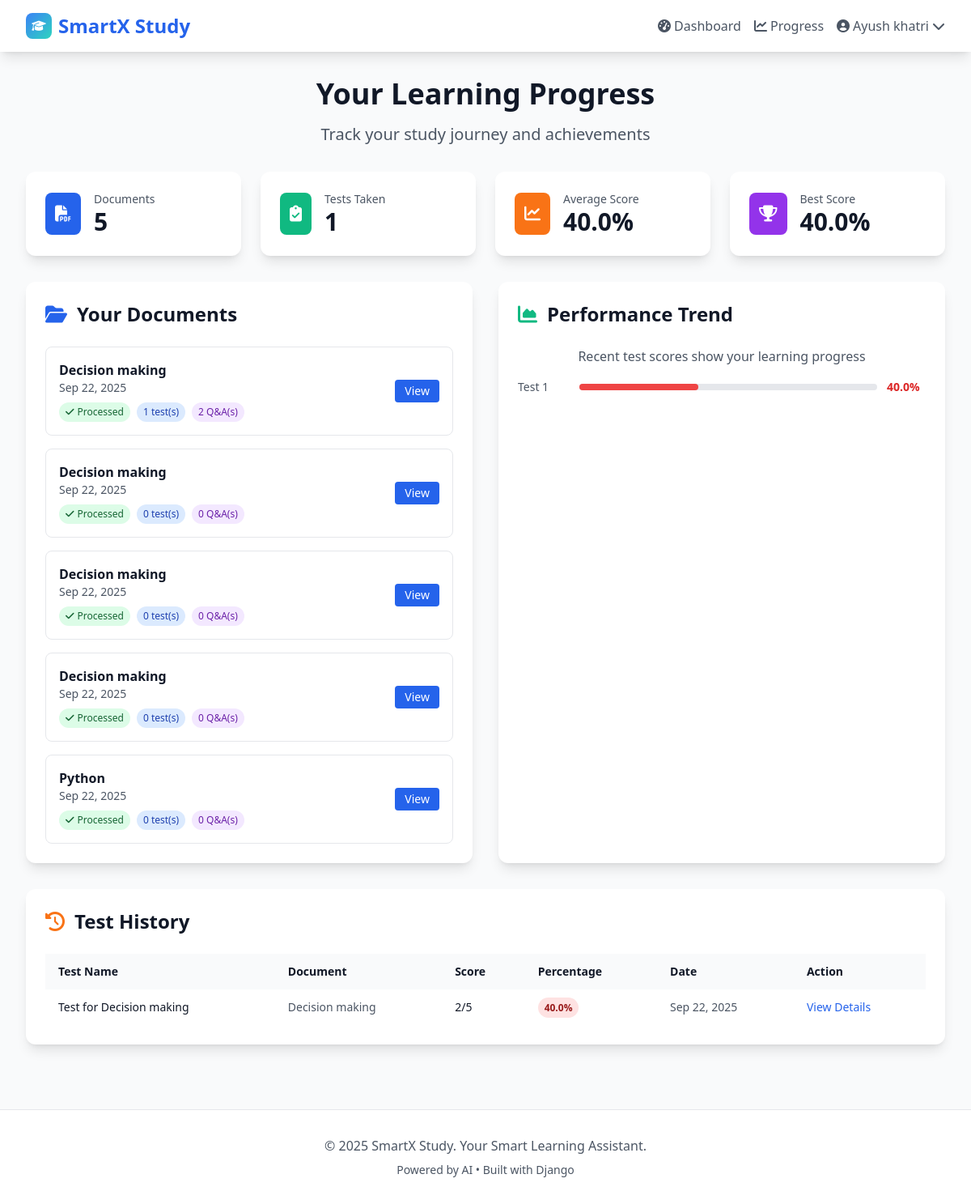
The app's page /progress/ (signed in) with its own data.
### core/models.py (models this page shows, shortened)
class TestAttempt(models.Model):
    id = models.UUIDField(primary_key=True, default=uuid.uuid4, editable=False)
    user = models.ForeignKey(User, on_delete=models.CASCADE, related_name='test_attempts')
    test = models.ForeignKey(Test, on_delete=models.CASCADE, related_name='attempts')
    answers = models.JSONField()  # Store user answers as JSON
    score = models.IntegerField()
    total_questions = models.IntegerField()
    completed_at = models.DateTimeField(auto_now_add=True)
    class Meta:
        ordering = ['-completed_at']
    @property
    def percentage(self):
        return round((self.score / self.total_questions) * 100, 2) if self.total_questions > 0 else 0

class Document(models.Model):
    id = models.UUIDField(primary_key=True, default=uuid.uuid4, editable=False)
    user = models.ForeignKey(User, on_delete=models.CASCADE, related_name='documents')
    title = models.CharField(max_length=255)
    file = models.FileField(upload_to='documents/')
    content = models.TextField(blank=True)
    summary = models.TextField(blank=True)
    uploaded_at = models.DateTimeField(auto_now_add=True)
    updated_at = models.DateTimeField(auto_now=True)
    is_processed = models.BooleanField(default=False)
    class Meta:
        ordering = ['-uploaded_at']

class Test(models.Model):
    id = models.UUIDField(primary_key=True, default=uuid.uuid4, editable=False)
    user = models.ForeignKey(User, on_delete=models.CASCADE, related_name='tests')
    document = models.ForeignKey(Document, on_delete=models.CASCADE, related_name='tests')
    title = models.CharField(max_length=255)
    questions = models.JSONField()  # Store questions as JSON
    created_at = models.DateTimeField(auto_now_add=True)
    class Meta:
        ordering = ['-created_at']

### core/views.py (the view)
# urls.py: path('progress/', views.progress_tracking, name='progress_tracking'),
@login_required
def progress_tracking(request):
    documents = Document.objects.filter(user=request.user)
    test_attempts = TestAttempt.objects.filter(user=request.user).order_by('-completed_at')
    total_documents = documents.count()
    total_tests = test_attempts.count()
    if test_attempts:
        avg_score = sum(attempt.percentage for attempt in test_attempts) / total_tests
        recent_scores = [attempt.percentage for attempt in test_attempts[:10]]
    else:
        avg_score = 0
        recent_scores = []
    context = {
        'documents': documents,
        'test_attempts': test_attempts,
        'total_documents': total_documents,
        'total_tests': total_tests,
        'avg_score': round(avg_score, 1),
        'recent_scores': recent_scores,
    }
    return render(request, 'core/progress_tracking.html', context)

### templates/core/progress_tracking.html (shortened to what this page needs)
{% extends 'base.html' %}
{% block content %}
<div class="max-w-7xl mx-auto px-4 sm:px-6 lg:px-8 py-8">
    <div class="text-center mb-8">
        <h1 class="text-4xl font-bold text-gray-900 mb-4">Your Learning Progress</h1>
        <p class="text-xl text-gray-600">Track your study journey and achievements</p>
    </div>
    <div class="grid grid-cols-1 md:grid-cols-4 gap-6 mb-8">
        <div class="bg-white rounded-xl shadow-lg p-6">
            <div class="flex items-center">
                <div class="bg-primary text-white p-3 rounded-lg">
                    <i class="fas fa-file-pdf text-xl"></i>
                </div>
                <div class="ml-4">
                    <p class="text-gray-600 text-sm">Documents</p>
                    <p class="text-3xl font-bold text-gray-900">{{ total_documents }}</p>
                </div>
            </div>
        </div>
        <div class="bg-white rounded-xl shadow-lg p-6">
            <div class="flex items-center">
                <div class="bg-success text-white p-3 rounded-lg">
                    <i class="fas fa-clipboard-check text-xl"></i>
                </div>
                <div class="ml-4">
                    <p class="text-gray-600 text-sm">Tests Taken</p>
                    <p class="text-3xl font-bold text-gray-900">{{ total_tests }}</p>
                </div>
            </div>
        </div>
        <div class="bg-white rounded-xl shadow-lg p-6">
            <div class="flex items-center">
                <div class="bg-accent text-white p-3 rounded-lg">
                    <i class="fas fa-chart-line text-xl"></i>
                </div>
                <div class="ml-4">
                    <p class="text-gray-600 text-sm">Average Score</p>
                    <p class="text-3xl font-bold text-gray-900">{{ avg_score }}%</p>
                </div>
            </div>
        </div>
        <div class="bg-white rounded-xl shadow-lg p-6">
            <div class="flex items-center">
                <div class="bg-purple-600 text-white p-3 rounded-lg">
                    <i class="fas fa-trophy text-xl"></i>
                </div>
                <div class="ml-4">
                    <p class="text-gray-600 text-sm">Best Score</p>
                    <p class="text-3xl font-bold text-gray-900">
                        {% if test_attempts %}
                            {% for attempt in test_attempts %}
                                {% if forloop.first %}{{ attempt.percentage }}%{% endif %}
                            {% endfor %}
                        {% else %}
                            0%
                        {% endif %}
                    </p>
                </div>
            </div>
        </div>
    </div>
    <div class="grid grid-cols-1 lg:grid-cols-2 gap-8 mb-8">
        <div class="bg-white rounded-xl shadow-lg p-6">
            <h2 class="text-2xl font-bold text-gray-900 mb-6 flex items-center">
                <i class="fas fa-folder-open text-primary mr-3"></i>Your Documents
            </h2>
            {% if documents %}
                <div class="space-y-4">
                    {% for document in documents %}
                        <div class="border border-gray-200 rounded-lg p-4">
                            <div class="flex items-center justify-between">
                                <div class="flex-1">
                                    <h3 class="font-semibold text-gray-900">{{ document.title }}</h3>
                                    <p class="text-gray-600 text-sm">{{ document.uploaded_at|date:"M d, Y" }}</p>
                                    <div class="flex items-center mt-2 space-x-2">
                                        {% if document.is_processed %}
                                            <span class="bg-green-100 text-green-800 px-2 py-1 rounded-full text-xs">
                                                <i class="fas fa-check mr-1"></i>Processed
                                            </span>
                                        {% endif %}
                                        <span class="bg-blue-100 text-blue-800 px-2 py-1 rounded-full text-xs">
                                            {{ document.tests.count }} test(s)
                                        </span>
                                        <span class="bg-purple-100 text-purple-800 px-2 py-1 rounded-full text-xs">
                                            {{ document.qa_sessions.count }} Q&A(s)
                                        </span>
                                    </div>
                                </div>
                                <a href="{% url 'document_detail' document.id %}" class="bg-primary text-white px-3 py-1 rounded text-sm hover:bg-blue-700 transition duration-300">
                                    View
                                </a>
                            </div>
                        </div>
                    {% endfor %}
                </div>
            {% endif %}
        </div>
        <div class="bg-white rounded-xl shadow-lg p-6">
            <h2 class="text-2xl font-bold text-gray-900 mb-6 flex items-center">
                <i class="fas fa-chart-area text-success mr-3"></i>Performance Trend
            </h2>
            {% if recent_scores %}
                <div class="space-y-4">
                    <div class="text-center mb-4">
                        <p class="text-gray-600">Recent test scores show your learning progress</p>
                    </div>
                    <div class="space-y-3">
                        {% for score in recent_scores %}
                            <div class="flex items-center">
                                <span class="text-sm text-gray-600 w-16">Test {{ forloop.counter }}</span>
                                <div class="flex-1 mx-3">
                                    <div class="bg-gray-200 rounded-full h-2">
                                        <div class="bg-{% if score >= 80 %}green{% elif score >= 60 %}yellow{% else %}red{% endif %}-500 h-2 rounded-full" style="width: {{ score }}%"></div>
                                    </div>
                                </div>
                                <span class="text-sm font-semibold text-{% if score >= 80 %}green{% elif score >= 60 %}yellow{% else %}red{% endif %}-600 w-12">{{ score }}%</span>
                            </div>
                        {% endfor %}
                    </div>
                </div>
            {% else %}
                <div class="text-center py-8">
                    <i class="fas fa-chart-area text-4xl text-gray-400 mb-4"></i>
                    <p class="text-gray-600">Take some tests to see your performance trend</p>
                </div>
            {% endif %}
        </div>
    </div>
    <div class="bg-white rounded-xl shadow-lg p-6">
        <h2 class="text-2xl font-bold text-gray-900 mb-6 flex items-center">
            <i class="fas fa-history text-accent mr-3"></i>Test History
        </h2>
        {% if test_attempts %}
            <div class="overflow-x-auto">
                <table class="w-full text-sm">
                    <thead class="bg-gray-50">
                        <tr>
                            <th class="px-4 py-3 text-left font-semibold text-gray-900">Test Name</th>
                            <th class="px-4 py-3 text-left font-semibold text-gray-900">Document</th>
                            <th class="px-4 py-3 text-left font-semibold text-gray-900">Score</th>
                            <th class="px-4 py-3 text-left font-semibold text-gray-900">Percentage</th>
                            <th class="px-4 py-3 text-left font-semibold text-gray-900">Date</th>
                            <th class="px-4 py-3 text-left font-semibold text-gray-900">Action</th>
                        </tr>
                    </thead>
                    <tbody class="divide-y divide-gray-200">
                        {% for attempt in test_attempts %}
                            <tr class="hover:bg-gray-50">
                                <td class="px-4 py-3 font-medium text-gray-900">{{ attempt.test.title }}</td>
                                <td class="px-4 py-3 text-gray-600">{{ attempt.test.document.title|truncatechars:30 }}</td>
                                <td class="px-4 py-3 text-gray-900">{{ attempt.score }}/{{ attempt.total_questions }}</td>
                                <td class="px-4 py-3">
                                    <span class="bg-{% if attempt.percentage >= 80 %}green{% elif attempt.percentage >= 60 %}yellow{% else %}red{% endif %}-100 text-{% if attempt.percentage >= 80 %}green{% elif attempt.percentage >= 60 %}yellow{% else %}red{% endif %}-800 px-2 py-1 rounded-full text-xs font-semibold">
                                        {{ attempt.percentage }}%
                                    </span>
                                </td>
                                <td class="px-4 py-3 text-gray-600">{{ attempt.completed_at|date:"M d, Y" }}</td>
                                <td class="px-4 py-3">
                                    <a href="{% url 'test_result' attempt.id %}" class="text-primary hover:text-blue-700 font-medium">
                                        View Details
                                    </a>
                                </td>
                            </tr>
                        {% endfor %}
                    </tbody>
                </table>
            </div>
        {% endif %}
    </div>
</div>
{% endblock %}

### templates/base.html (shortened to what this page needs)
{% load static %}
<!DOCTYPE html>
<html lang="en">
<head>
    <script src="https://cdn.tailwindcss.com"></script>
    <link rel="stylesheet" href="{% static 'css/style.css' %}">
    <link rel="stylesheet" href="https://cdnjs.cloudflare.com/ajax/libs/font-awesome/6.4.0/css/all.min.css">
</head>
<body class="bg-gray-50 min-h-screen">
    <nav class="bg-white shadow-lg">
        <div class="max-w-7xl mx-auto px-4 sm:px-6 lg:px-8">
            <div class="flex justify-between items-center py-4">
                <div class="flex items-center">
                    <a href="{% url 'home' %}" class="text-2xl font-bold text-primary">
                        <div class="flex items-center">
                            <div class="w-8 h-8 bg-gradient-to-br from-blue-500 to-teal-400 rounded-lg mr-2 flex items-center justify-center">
                                <i class="fas fa-graduation-cap text-white text-sm"></i>
                            </div>
                            <span>SmartX Study</span>
                        </div>
                    </a>
                </div>
                <div class="flex items-center space-x-4">
                    {% if user.is_authenticated %}
                        <a href="{% url 'dashboard' %}" class="text-gray-600 hover:text-primary transition duration-300">
                            <i class="fas fa-tachometer-alt mr-1"></i>Dashboard
                        </a>
                        <a href="{% url 'progress_tracking' %}" class="text-gray-600 hover:text-primary transition duration-300">
                            <i class="fas fa-chart-line mr-1"></i>Progress
                        </a>
                        <div class="relative group">
                            <button class="flex items-center text-gray-600 hover:text-primary transition duration-300">
                                <i class="fas fa-user-circle mr-1"></i>{{ user.get_full_name|default:user.username }}
                                <i class="fas fa-chevron-down ml-1"></i>
                            </button>
                        </div>
                    {% endif %}
                </div>
            </div>
        </div>
    </nav>
    <main>
        {% block content %}
        {% endblock %}
    </main>
    <footer class="bg-white border-t border-gray-200 mt-12">
        <div class="max-w-7xl mx-auto px-4 sm:px-6 lg:px-8 py-8">
            <div class="text-center text-gray-600">
                <p>&copy; 2025 SmartX Study. Your Smart Learning Assistant.</p>
                <p class="mt-2 text-sm">Powered by AI • Built with Django</p>
            </div>
        </div>
    </footer>
</body>
</html>

### records on screen
TestAttempt: percentage "40.0", test "Test for Decision making", test.document "Decision making", score "2", total_questions "5", completed_at "Sep 22, 2025"
Document: title "Decision making", uploaded_at "Sep 22, 2025", is_processed True (drawn), tests.count "1", qa_sessions.count "2"
Document: title "Decision making", uploaded_at "Sep 22, 2025", is_processed True (drawn), tests.count "0", qa_sessions.count "0"
Document: title "Decision making", uploaded_at "Sep 22, 2025", is_processed True (drawn), tests.count "0", qa_sessions.count "0"
Document: title "Decision making", uploaded_at "Sep 22, 2025", is_processed True (drawn), tests.count "0", qa_sessions.count "0"
Document: title "Python", uploaded_at "Sep 22, 2025", is_processed True (drawn), tests.count "0", qa_sessions.count "0"

### other values on screen
{{ user.get_full_name|default:user.username }} "Ayush khatri"
{{ total_documents }} "5"
{{ total_tests }} "1"
{{ avg_score }} "40.0"
{{ score }} "40.0"
